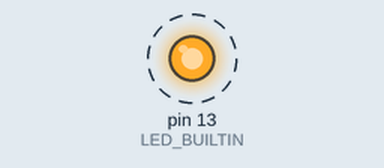
This sketch was run on a simulated Arduino Uno, built with avr-gcc and run on an emulated ATmega328P. Parts: output pins drawn as LEDs (lit = HIGH). Dashed ring = blinking.

Above: at 0.05 s.
Timing chart, 0 to 3.0 s (numbered marks = the images above):
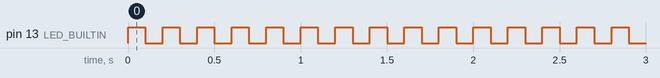

The sketch:

blink.ino
```cpp
/*
 *  Just a blink code to remove the code
 *  inside an Arduino.
 *
 */
int blink_time {100};
byte led_port {3};

void blinking(byte led, boolean mode) {
  digitalWrite(LED_BUILTIN, mode);
  digitalWrite(led, mode);
}

void setup() {
  pinMode(LED_BUILTIN, OUTPUT);
}

void loop() {
  blinking(led_port, true);
  delay(blink_time);
  blinking(led_port, false);
  delay(blink_time);
}
```

Measured:
- by itself, pin 13 (LED_BUILTIN): alternates HIGH for 0.10 s and LOW for 0.10 s
